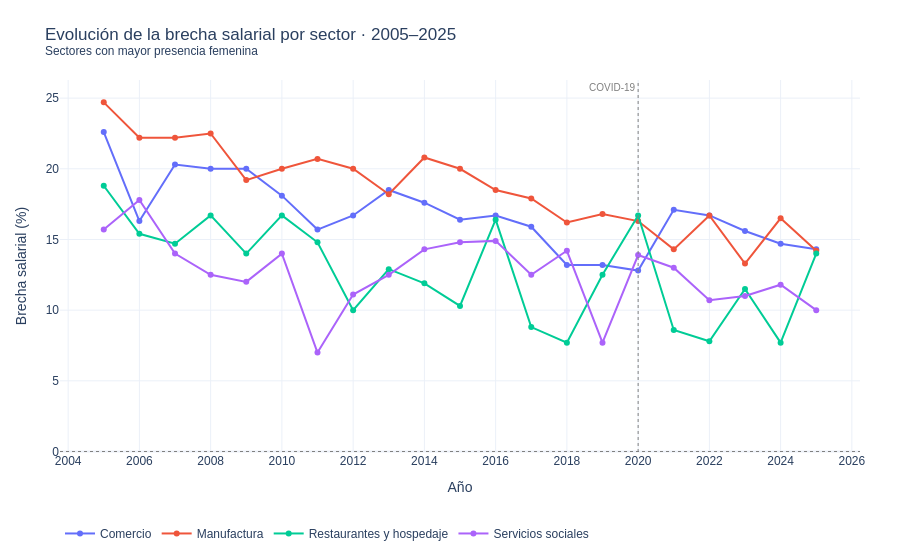

Source (notebook cell):
### Markdown cell above
### G5 — Evolución de la brecha por sector (2005–2025)

Responde qué sectores cerraron la brecha y cuáles la ampliaron.
Se filtra a los 4 sectores más relevantes para no saturar la gráfica.

### Code cell
# Recargar brecha por sector para tener todos los años
bp_full = pd.read_csv(RUTA_SALIDA/'brecha_sector_anio.csv', encoding='utf-8-sig')

# Sectores con mayor presencia femenina y brecha consistente
sectores_g5 = ['Manufactura','Comercio','Restaurantes y hospedaje','Servicios sociales']
bp_g5 = bp_full[bp_full['sector'].isin(sectores_g5)].copy()

fig5 = px.line(
    bp_g5, x='anio', y='brecha_pct', color='sector',
    markers=True,
    labels={'anio':'Año','brecha_pct':'Brecha salarial (%)','sector':''},
    title='Evolución de la brecha salarial por sector · 2005–2025<br>'
          '<sup>Sectores con mayor presencia femenina</sup>',
)
fig5.add_hline(y=0, line_dash='dot', line_color='gray', line_width=1)
fig5.add_vline(x=2020, line_dash='dot', line_color='gray', line_width=1,
               annotation_text='COVID-19', annotation_position='top left',
               annotation_font=dict(size=10, color='gray'))
fig5.update_layout(
    template='plotly_white', hovermode='x unified',
    legend=dict(orientation='h', y=-0.18),
    xaxis=dict(dtick=2), margin=dict(t=80, b=80, l=60, r=40),
    font=dict(family='Arial, sans-serif', size=12),
)
fig5.write_html(str(RUTA_DASH/'g5_evolucion_brecha_sector.html'), include_plotlyjs='cdn')
fig5.show()
print('G5 guardada.')

### Figure 1 — Plotly figure (JSON) as saved in the notebook; plotly's stock layout.template omitted (floating-point values rounded to 4 significant figures)
{"data": [{"hovertemplate": "=Comercio<br>Año=%{x}<br>Brecha salarial (%)=%{y}<extra></extra>", "legendgroup": "Comercio", "line": {"color": "#636efa", "dash": "solid"}, "marker": {"symbol": "circle"}, "mode": "lines+markers", "name": "Comercio", "orientation": "v", "showlegend": true, "type": "scatter", "x": [2005, 2006, 2007, 2008, 2009, 2010, 2011, 2012, 2013, 2014, 2015, 2016, 2017, 2018, 2019, 2020, 2021, 2022, 2023, 2024, 2025], "xaxis": "x", "y": [22.6, 16.3, 20.3, 20.0, 20.0, 18.1, 15.7, 16.7, 18.5, 17.6, 16.4, 16.7, 15.9, 13.2, 13.2, 12.8, 17.1, 16.7, 15.6, 14.7, 14.3], "yaxis": "y"}, {"hovertemplate": "=Manufactura<br>Año=%{x}<br>Brecha salarial (%)=%{y}<extra></extra>", "legendgroup": "Manufactura", "line": {"color": "#EF553B", "dash": "solid"}, "marker": {"symbol": "circle"}, "mode": "lines+markers", "name": "Manufactura", "orientation": "v", "showlegend": true, "type": "scatter", "x": [2005, 2006, 2007, 2008, 2009, 2010, 2011, 2012, 2013, 2014, 2015, 2016, 2017, 2018, 2019, 2020, 2021, 2022, 2023, 2024, 2025], "xaxis": "x", "y": [24.7, 22.2, 22.2, 22.5, 19.2, 20.0, 20.7, 20.0, 18.2, 20.8, 20.0, 18.5, 17.9, 16.2, 16.8, 16.3, 14.3, 16.7, 13.3, 16.5, 14.2], "yaxis": "y"}, {"hovertemplate": "=Restaurantes y hospedaje<br>Año=%{x}<br>Brecha salarial (%)=%{y}<extra></extra>", "legendgroup": "Restaurantes y hospedaje", "line": {"color": "#00cc96", "dash": "solid"}, "marker": {"symbol": "circle"}, "mode": "lines+markers", "name": "Restaurantes y hospedaje", "orientation": "v", "showlegend": true, "type": "scatter", "x": [2005, 2006, 2007, 2008, 2009, 2010, 2011, 2012, 2013, 2014, 2015, 2016, 2017, 2018, 2019, 2020, 2021, 2022, 2023, 2024, 2025], "xaxis": "x", "y": [18.8, 15.4, 14.7, 16.7, 14.0, 16.7, 14.8, 10.0, 12.9, 11.9, 10.3, 16.4, 8.8, 7.7, 12.5, 16.7, 8.6, 7.8, 11.5, 7.7, 14.0], "yaxis": "y"}, {"hovertemplate": "=Servicios sociales<br>Año=%{x}<br>Brecha salarial (%)=%{y}<extra></extra>", "legendgroup": "Servicios sociales", "line": {"color": "#ab63fa", "dash": "solid"}, "marker": {"symbol": "circle"}, "mode": "lines+markers", "name": "Servicios sociales", "orientation": "v", "showlegend": true, "type": "scatter", "x": [2005, 2006, 2007, 2008, 2009, 2010, 2011, 2012, 2013, 2014, 2015, 2016, 2017, 2018, 2019, 2020, 2021, 2022, 2023, 2024, 2025], "xaxis": "x", "y": [15.7, 17.8, 14.0, 12.5, 12.0, 14.0, 7.0, 11.1, 12.5, 14.3, 14.8, 14.9, 12.5, 14.2, 7.7, 13.9, 13.0, 10.7, 11.0, 11.8, 10.0], "yaxis": "y"}], "layout": {"annotations": [{"font": {"color": "gray", "size": 10}, "showarrow": false, "text": "COVID-19", "x": 2020, "xanchor": "right", "xref": "x", "y": 1, "yanchor": "top", "yref": "y domain"}], "font": {"family": "Arial, sans-serif", "size": 12}, "hovermode": "x unified", "legend": {"orientation": "h", "title": {"text": ""}, "tracegroupgap": 0, "y": -0.18}, "margin": {"b": 80, "l": 60, "r": 40, "t": 80}, "shapes": [{"line": {"color": "gray", "dash": "dot", "width": 1}, "type": "line", "x0": 0, "x1": 1, "xref": "x domain", "y0": 0, "y1": 0, "yref": "y"}, {"line": {"color": "gray", "dash": "dot", "width": 1}, "type": "line", "x0": 2020, "x1": 2020, "xref": "x", "y0": 0, "y1": 1, "yref": "y domain"}], "title": {"text": "Evolución de la brecha salarial por sector · 2005–2025<br><sup>Sectores con mayor presencia femenina</sup>"}, "xaxis": {"anchor": "y", "domain": [0, 1], "dtick": 2, "title": {"text": "Año"}}, "yaxis": {"anchor": "x", "domain": [0, 1], "title": {"text": "Brecha salarial (%)"}}}}
